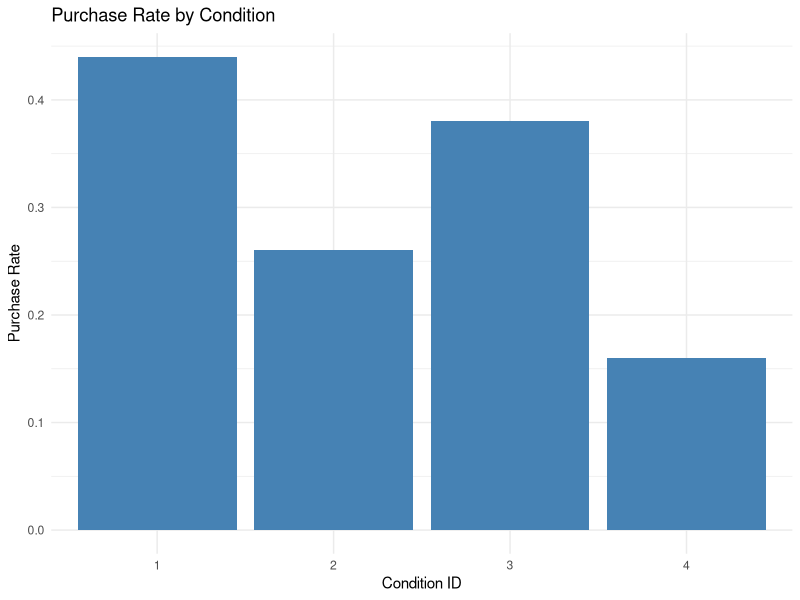
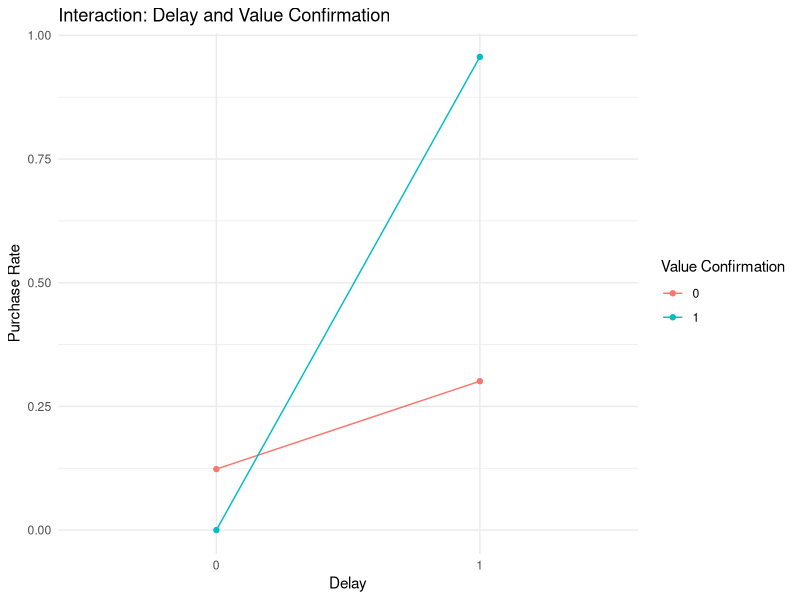
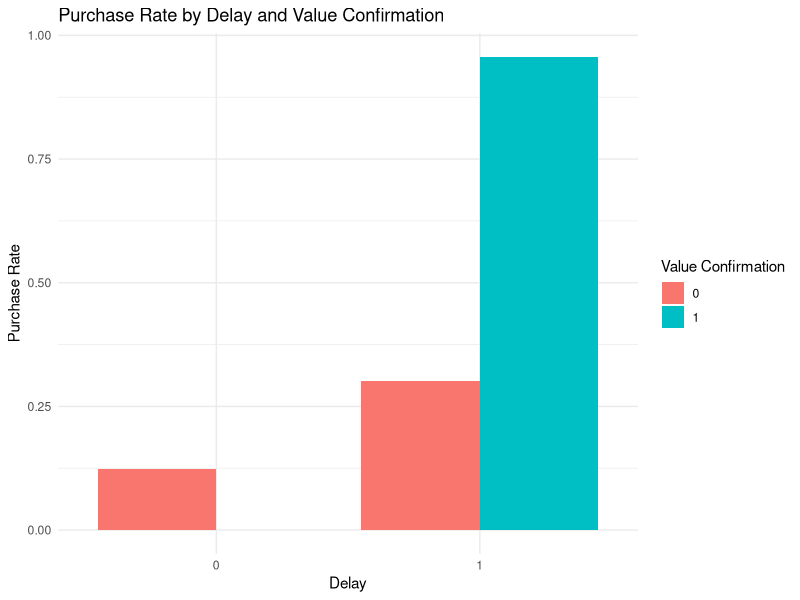
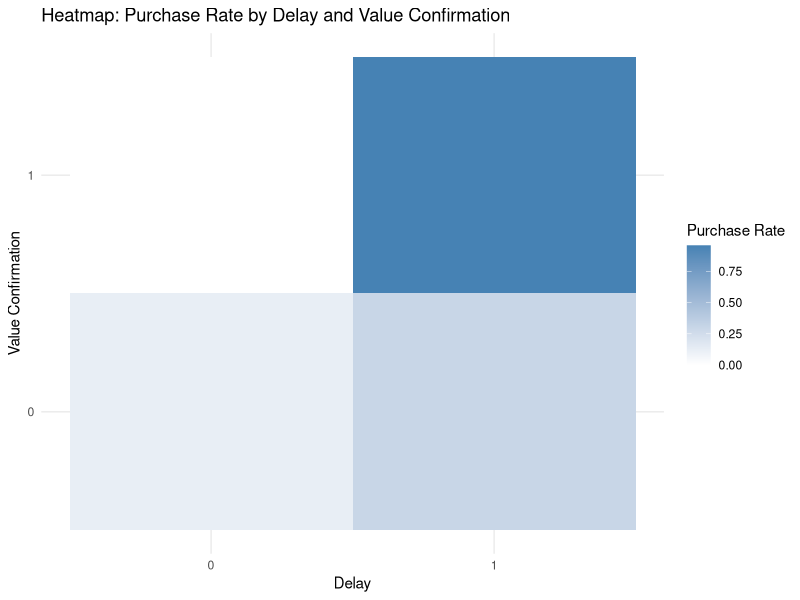
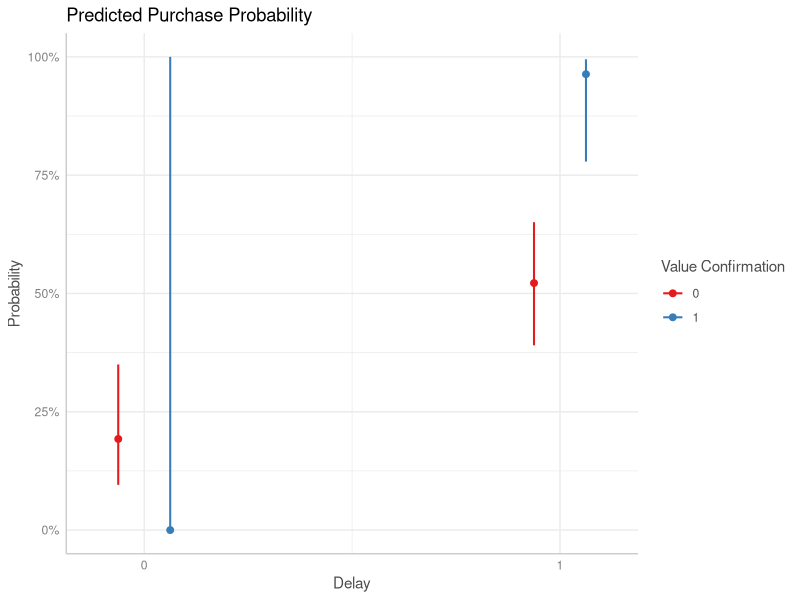
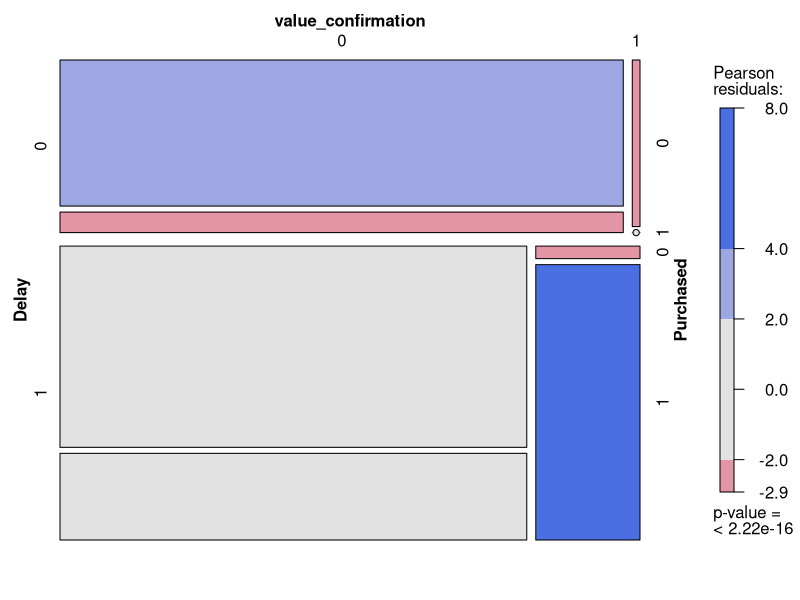

Write R code to recreate these figures, in order.
## ---- chunk 1
# Load necessary libraries
library(ggplot2)
library(dplyr)
library(stats)
library(stats4)
## ---- chunk 2
# Read the data
df <- read.csv("PA14 V5.csv")

# Clean and rename columns
colnames(df)[colnames(df) == "value confirmation"] <- "value_confirmation"

# Convert variables to appropriate types
df$condition_ID <- as.factor(df$condition_ID)
df$Delay <- as.factor(df$Delay)
df$value_confirmation <- as.factor(df$value.confirmation)
df$Purchased <- as.integer(df$Purchased)
## ---- chunk 3
# Calculate purchase rate by condition
purchase_rate <- df %>%
  group_by(condition_ID) %>%
  summarise(PurchaseRate = mean(Purchased))

# Plot
ggplot(purchase_rate, aes(x = condition_ID, y = PurchaseRate)) +
  geom_bar(stat = "identity", fill = "steelblue") +
  labs(title = "Purchase Rate by Condition",
       x = "Condition ID",
       y = "Purchase Rate") +
  theme_minimal()
## ---- chunk 4
# Group and summarize
interaction_data <- df %>%
  group_by(Delay, value_confirmation) %>%
  summarise(PurchaseRate = mean(Purchased))

# Plot
ggplot(interaction_data, aes(x = Delay, y = PurchaseRate, group = value_confirmation, color = value_confirmation)) +
  geom_line() +
  geom_point() +
  labs(title = "Interaction: Delay and Value Confirmation",
       x = "Delay",
       y = "Purchase Rate",
       color = "Value Confirmation") +
  theme_minimal()
## ---- chunk 5
# Run logistic regression
model <- glm(Purchased ~ Delay * value_confirmation + Negotiation_Aspiration + Price_Sensitivity,
             data = df,
             family = binomial())

# Output summary
summary(model)
## ---- chunk 6
# Grouped Bar Chart: Purchase Rate by Delay and VC
interaction_data <- df |>
  group_by(Delay, value_confirmation) |>
  summarise(PurchaseRate = mean(Purchased))

ggplot(interaction_data, aes(x = Delay, y = PurchaseRate, fill = value_confirmation)) +
  geom_bar(stat = "identity", position = "dodge") +
  labs(title = "Purchase Rate by Delay and Value Confirmation",
       x = "Delay", y = "Purchase Rate", fill = "Value Confirmation") +
  theme_minimal()
## ---- chunk 7
# Heatmap: Delay × VC with Purchase Rate
ggplot(interaction_data, aes(x = Delay, y = value_confirmation, fill = PurchaseRate)) +
  geom_tile() +
  scale_fill_gradient(low = "white", high = "steelblue") +
  labs(title = "Heatmap: Purchase Rate by Delay and Value Confirmation",
       x = "Delay", y = "Value Confirmation", fill = "Purchase Rate") +
  theme_minimal()
## ---- chunk 8
# Predicted Purchase Probability Plot
library(ggeffects)
pred <- ggpredict(model, terms = c("Delay", "value_confirmation"))

plot(pred) +
  labs(title = "Predicted Purchase Probability",
       x = "Delay", y = "Probability",
       color = "Value Confirmation")
## ---- chunk 9
# Mosaic Plot: Delay, Value Confirmation, and Purchase
library(vcd)
mosaic(~ Delay + value_confirmation + Purchased, data = df,
       shade = TRUE, legend = TRUE)
